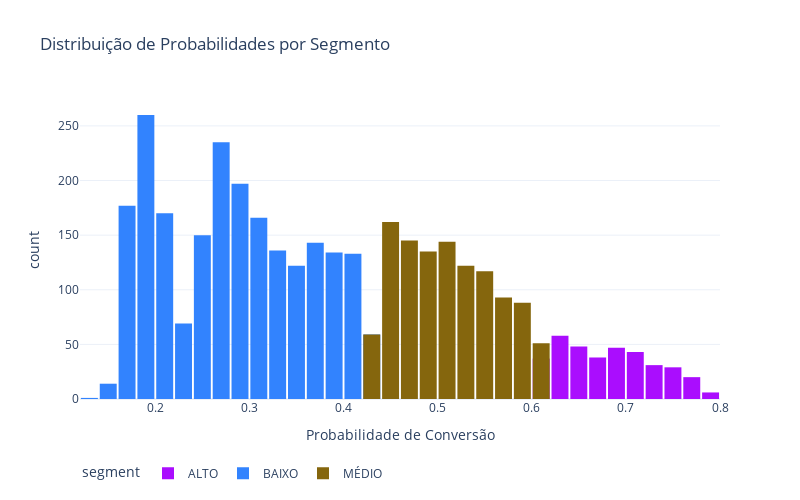

Notebook source saved alongside this figure:
### Code cell
fig = px.histogram(
    df_results,
    x='y_probas',
    color='segment',
    barmode='overlay',
    opacity=1,
    width=800,
    height=500,
    title='Distribuição de Probabilidades por Segmento',
    labels={'y_probas': 'Probabilidade de Conversão', 'count': 'Quantidade de Clientes'},
    template='plotly_white',
    color_discrete_sequence=px.colors.qualitative.Alphabet
)

# Ajustes finais
fig.update_traces(xbins=dict(size=0.02))
fig.update_layout(bargap=0.1, legend=dict(orientation='h', y=-0.2))

fig.show()

### Figure 1 — Plotly figure (JSON) as saved in the notebook; plotly's stock layout.template omitted (floating-point values rounded to 4 significant figures; data arrays with more than 128 entries replaced by an {"elided": "..."} marker saying what was removed)
{"data": [{"alignmentgroup": "True", "bingroup": "x", "hovertemplate": "segment=ALTO<br>Probabilidade de Conversão=%{x}<br>count=%{y}<extra></extra>", "legendgroup": "ALTO", "marker": {"color": "#AA0DFE", "opacity": 1, "pattern": {"shape": ""}}, "name": "ALTO", "offsetgroup": "ALTO", "orientation": "v", "showlegend": true, "type": "histogram", "x": {"elided": "357 float values"}, "xaxis": "x", "xbins": {"size": 0.02}, "yaxis": "y"}, {"alignmentgroup": "True", "bingroup": "x", "hovertemplate": "segment=BAIXO<br>Probabilidade de Conversão=%{x}<br>count=%{y}<extra></extra>", "legendgroup": "BAIXO", "marker": {"color": "#3283FE", "opacity": 1, "pattern": {"shape": ""}}, "name": "BAIXO", "offsetgroup": "BAIXO", "orientation": "v", "showlegend": true, "type": "histogram", "x": {"elided": "2166 float values"}, "xaxis": "x", "xbins": {"size": 0.02}, "yaxis": "y"}, {"alignmentgroup": "True", "bingroup": "x", "hovertemplate": "segment=MÉDIO<br>Probabilidade de Conversão=%{x}<br>count=%{y}<extra></extra>", "legendgroup": "MÉDIO", "marker": {"color": "#85660D", "opacity": 1, "pattern": {"shape": ""}}, "name": "MÉDIO", "offsetgroup": "MÉDIO", "orientation": "v", "showlegend": true, "type": "histogram", "x": {"elided": "1116 float values"}, "xaxis": "x", "xbins": {"size": 0.02}, "yaxis": "y"}], "layout": {"bargap": 0.1, "barmode": "overlay", "height": 500, "legend": {"orientation": "h", "title": {"text": "segment"}, "tracegroupgap": 0, "y": -0.2}, "title": {"text": "Distribuição de Probabilidades por Segmento"}, "width": 800, "xaxis": {"anchor": "y", "domain": [0, 1], "title": {"text": "Probabilidade de Conversão"}}, "yaxis": {"anchor": "x", "domain": [0, 1], "title": {"text": "count"}}}}
